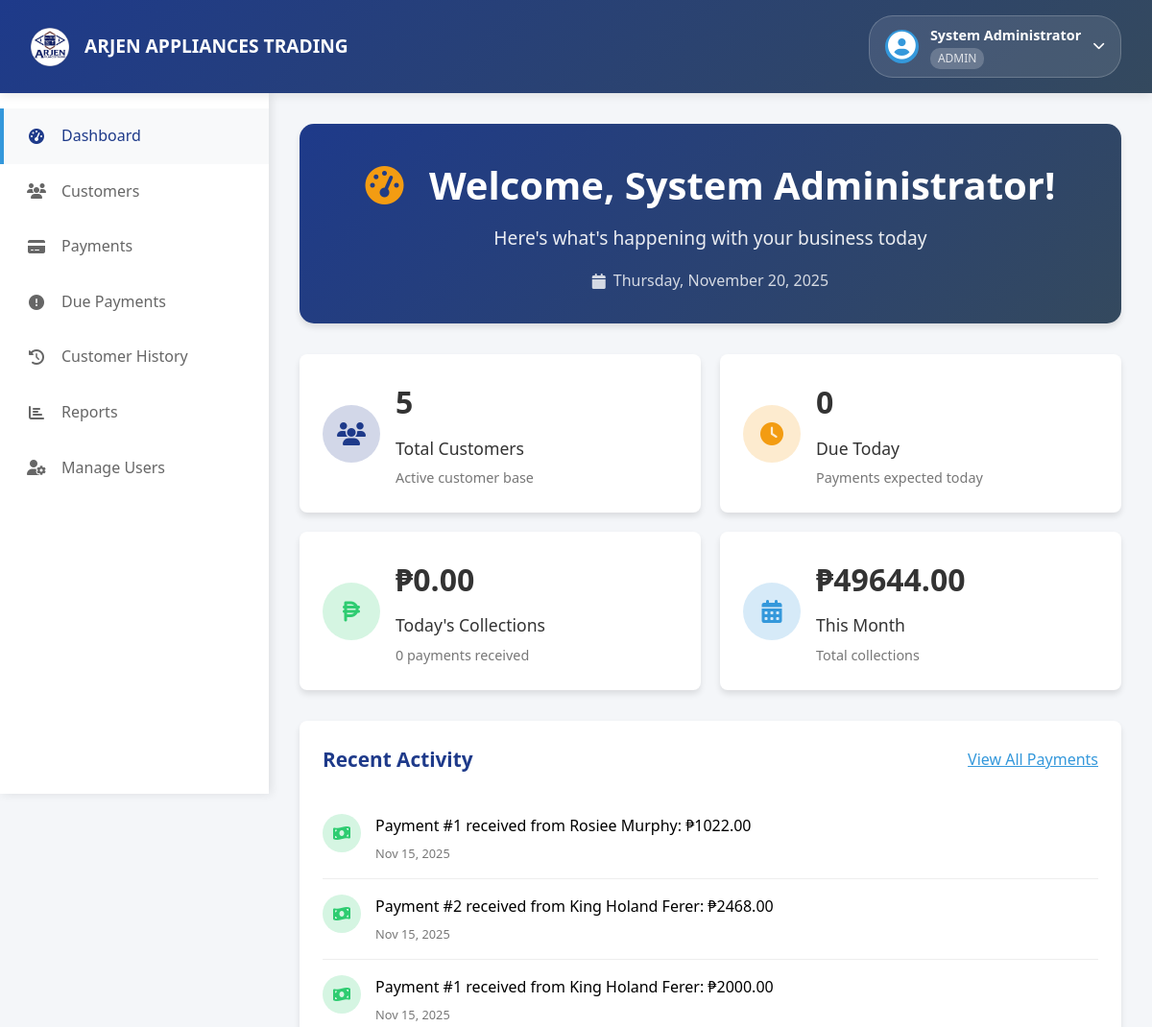
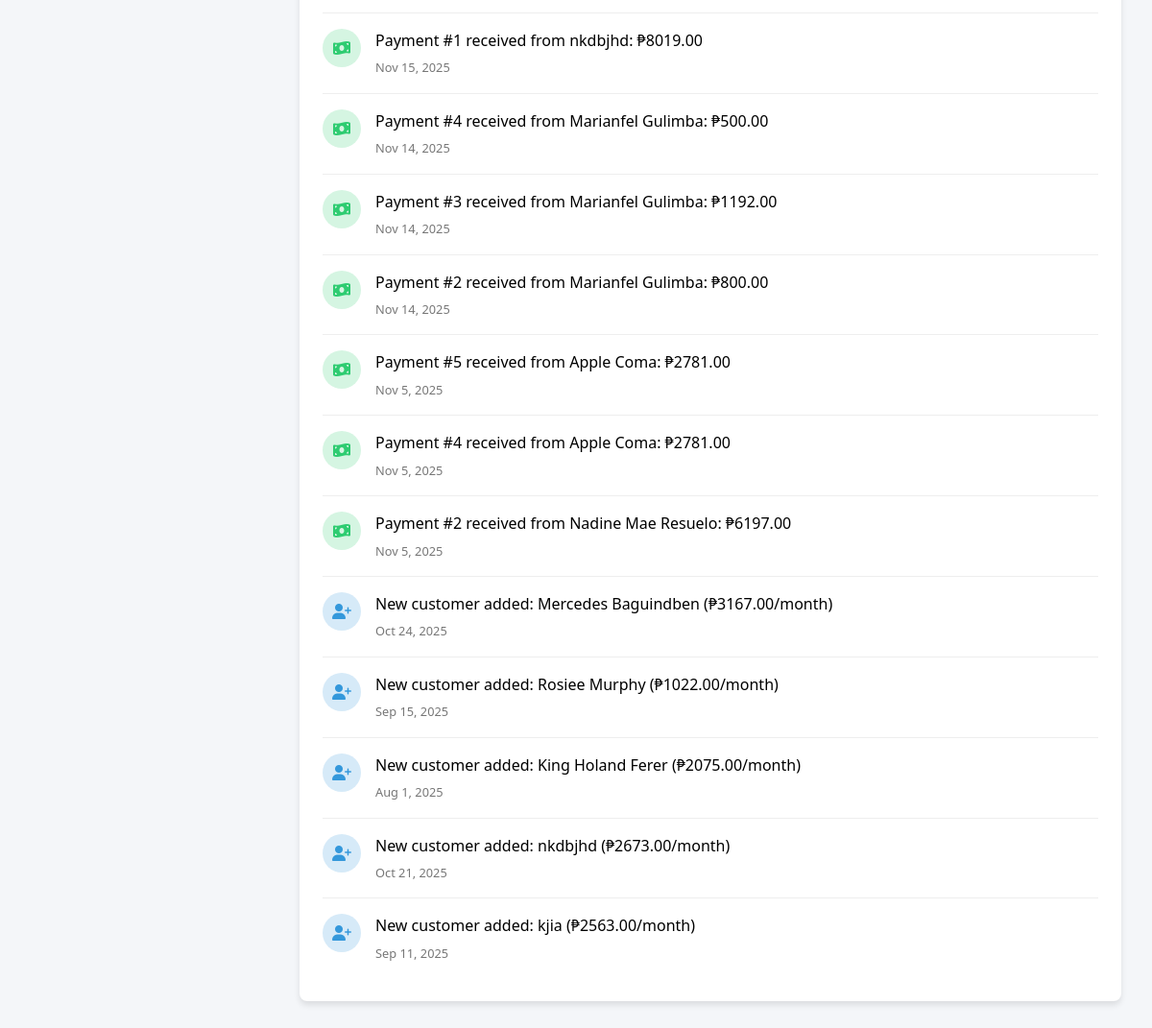
Page /dashboard/ (signed in) on the committed database (2 pictures, top to bottom).
### myapp/models.py (models this page shows, shortened)
class CustomUser(AbstractUser):
    ROLE_CHOICES = [
        ('admin', 'Admin'),
        ('staff', 'Staff'),
        ('customer', 'Customer'),
    ]
    STATUS_CHOICES = [
        ('active', 'Active'),
        ('inactive', 'Inactive'),
        ('pending', 'Pending'),
    ]
    full_name = models.CharField(max_length=100)
    phone = models.CharField(max_length=20, blank=True)
    role = models.CharField(max_length=10, choices=ROLE_CHOICES, default='customer')
    customer_id = models.IntegerField(null=True, blank=True)
    status = models.CharField(max_length=10, choices=STATUS_CHOICES, default='pending')
    last_login = models.DateTimeField(null=True, blank=True)
    created_at = models.DateTimeField(auto_now_add=True)
    updated_at = models.DateTimeField(auto_now=True)

class PaymentRecord(models.Model):
    customer = models.ForeignKey(Customer, on_delete=models.CASCADE, related_name='payment_records')
    customer_item = models.ForeignKey('CustomerItem', on_delete=models.CASCADE, null=True, blank=True, related_name='payments')
    payment_number = models.IntegerField(null=True, blank=True)
    payment_date = models.DateField(default=date.today)
    amount_paid = models.DecimalField(max_digits=10, decimal_places=2)
    payment_method = models.CharField(max_length=50, default='Cash')
    transaction_number = models.CharField(max_length=50, unique=True, null=True, blank=True)
    recorded_by = models.ForeignKey(CustomUser, on_delete=models.SET_NULL, null=True, blank=True)
    has_rebate = models.BooleanField(default=False)
    rebate_amount = models.DecimalField(max_digits=10, decimal_places=2, default=0)
    reference_id = models.IntegerField(null=True, blank=True)
    notes = models.TextField(blank=True)
    created_at = models.DateTimeField(auto_now_add=True)
    updated_at = models.DateTimeField(auto_now=True)
    class Meta:
        ordering = ['-payment_date', '-created_at']

class Customer(models.Model):
    STATUS_CHOICES = [
        ('active', 'Active'),
        ('fully_paid', 'Fully Paid'),
        ('pulled_out', 'Pulled Out'),
    ]
    customers_name = models.CharField(max_length=255)
    address = models.TextField()
    contact = models.CharField(max_length=50)
    date_delivered = models.DateField()
    item = models.CharField(max_length=255)
    monthly = models.DecimalField(max_digits=10, decimal_places=2)
    monthly_due = models.DecimalField(max_digits=10, decimal_places=2)
    term = models.IntegerField()  # Number of months
    rebates = models.DecimalField(max_digits=10, decimal_places=2, default=0)
    amount = models.DecimalField(max_digits=10, decimal_places=2)  # Total contract amount
    payments = models.DecimalField(max_digits=10, decimal_places=2, default=0)  # Total payments made
    downpayment = models.DecimalField(max_digits=10, decimal_places=2, default=0)
    status = models.CharField(max_length=15, choices=STATUS_CHOICES, default='active')
    completion_date = models.DateField(null=True, blank=True)
    created_at = models.DateTimeField(auto_now_add=True)
    updated_at = models.DateTimeField(auto_now=True)
    @property
    def payment_count(self):
        return self.payment_records.count()
    @property
    def next_due_date(self):
        if self.payment_count >= self.term:
            return None
        return self.date_delivered + relativedelta(months=self.payment_count + 1)
    @property
    def is_overdue(self):
        next_due = self.next_due_date
        if next_due and next_due < date.today():
            return True
        return False

### myapp/views.py (the view)
# urls.py: path('dashboard/', views.admin_dashboard, name='admin_dashboard'),
@login_required
def admin_dashboard(request):
    if request.user.role != 'admin':
        messages.error(request, 'Access denied')
        return redirect('index')
    total_customers = Customer.objects.filter(status='active').count()
    today = date.today()
    payments_due_today = 0
    for customer in Customer.objects.filter(status='active'):
        if customer.next_due_date == today:
            payments_due_today += 1
    today_payments = PaymentRecord.objects.filter(payment_date=today)
    today_collections = today_payments.aggregate(total=Sum('amount_paid'))['total'] or Decimal('0.00')
    today_payment_count = today_payments.count()
    month_start = today.replace(day=1)
    month_revenue = PaymentRecord.objects.filter(
        payment_date__gte=month_start,
        payment_date__lte=today
    ).aggregate(total=Sum('amount_paid'))['total'] or Decimal('0.00')
    overdue_customers = []
    for customer in Customer.objects.filter(status='active'):
        if customer.is_overdue:
            overdue_customers.append(customer)
    recent_payments = PaymentRecord.objects.select_related('customer').order_by('-created_at')[:10]
    recent_customers = Customer.objects.order_by('-created_at')[:5]
    context = {
        'total_customers': total_customers,
        'payments_due_today': payments_due_today,
        'today_collections': today_collections,
        'today_payment_count': today_payment_count,
        'month_revenue': month_revenue,
        'overdue_count': len(overdue_customers),
        'overdue_customers': overdue_customers[:10],
        'recent_payments': recent_payments,
        'recent_customers': recent_customers,
    }
    return render(request, 'dashboard/admin_main_dashboard.html', context)

### templates/dashboard/admin_main_dashboard.html (shortened to what this page needs)
{% load static %}
<!DOCTYPE html>
<html lang="en">
<head>
    <link rel="stylesheet" href="https://cdnjs.cloudflare.com/ajax/libs/font-awesome/6.4.0/css/all.min.css">
</head>
<body>
    <nav class="navbar">
        <div class="brand">
            <img src="{% static 'images/arjen_logo.png' %}" alt="Arjen Appliances Logo">
            <div class="brand-text">ARJEN APPLIANCES TRADING</div>
        </div>
        <div class="user-menu">
            {% include 'includes/user_profile_dropdown.html' %}
        </div>
    </nav>
    <div class="main-container">
        {% include 'includes/admin_sidebar.html' %}
        <main class="content">
            <div class="welcome-section">
                <div class="welcome-content">
                    <h1 class="welcome-title">
                        <i class="fas fa-tachometer-alt"></i> Welcome, {{ user.full_name|default:user.username }}!
                    </h1>
                    <p class="welcome-subtitle">Here's what's happening with your business today</p>
                    <div class="current-date">
                        <i class="fas fa-calendar"></i> {% now "l, F j, Y" %}
                    </div>
                </div>
            </div>
            <div class="dashboard-cards">
                <div class="card primary">
                    <div class="card-icon">
                        <i class="fas fa-users"></i>
                    </div>
                    <div class="card-content">
                        <h3>{{ total_customers|default:0 }}</h3>
                        <p>Total Customers</p>
                        <small>Active customer base</small>
                    </div>
                </div>
                <div class="card warning">
                    <div class="card-icon">
                        <i class="fas fa-clock"></i>
                    </div>
                    <div class="card-content">
                        <h3>{{ payments_due_today|default:0 }}</h3>
                        <p>Due Today</p>
                        <small>Payments expected today</small>
                    </div>
                </div>
                <div class="card success">
                    <div class="card-icon">
                        <i class="fas fa-peso-sign"></i>
                    </div>
                    <div class="card-content">
                        <h3>₱{{ today_collections|floatformat:2|default:"0.00" }}</h3>
                        <p>Today's Collections</p>
                        <small>{{ payment_count_today|default:0 }} payments received</small>
                    </div>
                </div>
                <div class="card info">
                    <div class="card-icon">
                        <i class="fas fa-calendar-alt"></i>
                    </div>
                    <div class="card-content">
                        <h3>₱{{ month_revenue|floatformat:2|default:"0.00" }}</h3>
                        <p>This Month</p>
                        <small>Total collections</small>
                    </div>
                </div>
            </div>
            <div class="recent-activity">
                <div class="activity-header">
                    <h2 class="activity-title">Recent Activity</h2>
                    <a href="{% url 'payments' %}" style="color: var(--secondary);">View All Payments</a>
                </div>
                <ul class="activity-list">
                    {% if recent_payments %}
                        {% for payment in recent_payments %}
                            <li class="activity-item">
                                <div class="activity-icon" style="background-color: rgba(46, 204, 113, 0.2); color: var(--success);">
                                    <i class="fas fa-money-bill-wave"></i>
                                </div>
                                <div class="activity-content">
                                    <div class="activity-desc">
                                        Payment #{{ payment.payment_number }} received from {{ payment.customer.customers_name }}: ₱{{ payment.amount_paid|floatformat:2 }}
                                    </div>
                                    <div class="activity-time">{{ payment.payment_date|date:"M j, Y" }}</div>
                                </div>
                            </li>
                        {% endfor %}
                    {% endif %}
                    {% if recent_customers %}
                        {% for customer in recent_customers %}
                            <li class="activity-item">
                                <div class="activity-icon" style="background-color: rgba(52, 152, 219, 0.2); color: var(--secondary);">
                                    <i class="fas fa-user-plus"></i>
                                </div>
                                <div class="activity-content">
                                    <div class="activity-desc">
                                        New customer added: {{ customer.customers_name }} (₱{{ customer.monthly_due|floatformat:2 }}/month)
                                    </div>
                                    <div class="activity-time">{{ customer.date_delivered|date:"M j, Y" }}</div>
                                </div>
                            </li>
                        {% endfor %}
                    {% endif %}
                </ul>
            </div>
        </main>
    </div>
</body>
</html>

### templates/includes/user_profile_dropdown.html (shortened to what this page needs)
<div class="user-profile-dropdown">
    <div class="user-info-display" onclick="toggleProfileDropdown()">
        <div class="user-avatar">
            <i class="fas fa-user-circle"></i>
        </div>
        <div class="user-details">
            <span class="user-name">{{ user.full_name|default:user.username }}</span>
            <span class="user-role">{{ user.role|upper }}</span>
        </div>
        <i class="fas fa-chevron-down dropdown-arrow"></i>
    </div>
</div>

### templates/dashboard/admin_main_dashboard.html (style rules this page uses)
* { margin: 0; padding: 0; box-sizing: border-box; font-family: 'Segoe UI', Tahoma, Geneva, Verdana, sans-serif; }
:root { --primary: #1e3a8a; --secondary: #3498db; --accent: #e74c3c; --light: #ecf0f1; --dark: #1e3a8a; --success: #2ecc71; --warning: #f39c12; --text: #333; --text-light: #777; --shadow: 0 4px 6px rgba(0, 0, 0, 0.1); --transition: all 0.3s ease; }
body { font-family: 'Segoe UI', Tahoma, Geneva, Verdana, sans-serif; background-color: #f4f6f9; line-height: 1.6; }
.navbar { background: linear-gradient(135deg, var(--primary), #34495e); color: white; padding: 1rem 2rem; display: flex; justify-content: space-between; align-items: center; box-shadow: 0 2px 10px rgba(0,0,0,0.1); position: sticky; top: 0; z-index: 1000; gap: 0.75rem; flex-wrap: wrap; }
.brand { display: flex; align-items: center; gap: 1rem; }
.brand img { height: 40px; width: auto; }
.brand-text { font-size: 1.2rem; font-weight: 600; }
.user-menu { display: flex; align-items: center; gap: 1rem; }
.user-avatar { width: 35px; height: 35px; background: var(--secondary); border-radius: 50%; display: flex; align-items: center; justify-content: center; font-weight: 600; font-size: 0.9rem; }
.main-container { display: flex; min-height: calc(100vh - 70px); }
.content { flex: 1; padding: 2rem; background: #f4f6f9; }
.welcome-section { background: linear-gradient(135deg, var(--primary), #34495e); color: white; padding: 2rem; border-radius: 15px; margin-bottom: 2rem; box-shadow: var(--shadow); }
.welcome-content { text-align: center; }
.welcome-title { font-size: 2.5rem; margin-bottom: 0.5rem; font-weight: 600; }
.welcome-title i { color: #f39c12; margin-right: 1rem; }
.welcome-subtitle { font-size: 1.2rem; margin-bottom: 1rem; opacity: 0.9; }
.current-date { font-size: 1rem; opacity: 0.8; display: flex; align-items: center; justify-content: center; gap: 0.5rem; }
.dashboard-cards { display: grid; grid-template-columns: repeat(auto-fill, minmax(280px, 1fr)); gap: 20px; margin-bottom: 2rem; }
.card { background-color: white; border-radius: 8px; padding: 1.5rem; box-shadow: var(--shadow); transition: var(--transition); display: flex; align-items: center; gap: 1rem; }
.card.primary .card-icon { background-color: rgba(30, 58, 138, 0.2); color: var(--primary); }
.card.success .card-icon { background-color: rgba(46, 204, 113, 0.2); color: var(--success); }
.card.warning .card-icon { background-color: rgba(243, 156, 18, 0.2); color: var(--warning); }
.card.info .card-icon { background-color: rgba(52, 152, 219, 0.2); color: var(--secondary); }
.card-icon { width: 60px; height: 60px; border-radius: 50%; display: flex; align-items: center; justify-content: center; font-size: 1.5rem; flex-shrink: 0; }
.card-content h3 { font-size: 2rem; font-weight: bold; margin-bottom: 0.5rem; color: var(--text); }
.card-content p { font-size: 1.1rem; color: var(--text); margin-bottom: 0.25rem; }
.card-content small { color: var(--text-light); font-size: 0.9rem; }
.recent-activity { background-color: white; border-radius: 8px; padding: 1.5rem; box-shadow: var(--shadow); }
.activity-header { display: flex; justify-content: space-between; align-items: center; margin-bottom: 1.5rem; }
.activity-title { font-size: 1.3rem; color: var(--dark); }
.activity-list { list-style: none; }
.activity-item { padding: 1rem 0; border-bottom: 1px solid #eee; display: flex; gap: 15px; }
.activity-item:last-child { border-bottom: none; }
.activity-icon { width: 40px; height: 40px; border-radius: 50%; display: flex; align-items: center; justify-content: center; flex-shrink: 0; }
.activity-content { flex: 1; }
.activity-desc { margin-bottom: 0.3rem; }
.activity-time { font-size: 0.8rem; color: var(--text-light); }

### templates/includes/user_profile_dropdown.html (style rules this page uses)
.user-profile-dropdown { position: relative; display: inline-block; }
.user-info-display { display: flex; align-items: center; gap: 0.75rem; padding: 0.5rem 1rem; background: rgba(255, 255, 255, 0.1); border-radius: 25px; cursor: pointer; transition: all 0.3s ease; border: 1px solid rgba(255, 255, 255, 0.2); }
.user-avatar i { font-size: 1.8rem; color: white; }
.user-details { display: flex; flex-direction: column; align-items: flex-start; }
.user-name { font-weight: 600; color: white; font-size: 0.9rem; }
.user-role { font-size: 0.75rem; color: rgba(255, 255, 255, 0.8); background: rgba(255, 255, 255, 0.2); padding: 0.1rem 0.5rem; border-radius: 10px; margin-top: 0.1rem; }
.dropdown-arrow { color: white; font-size: 0.8rem; transition: transform 0.3s ease; }

### rows in the picture
CustomUser: full_name "System Administrator", role "ADMIN"
PaymentRecord: payment_number "1", customer.customers_name "Rosiee Murphy", amount_paid "1022.00", payment_date "Nov 15, 2025"
PaymentRecord: payment_number "2", customer.customers_name "King Holand Ferer", amount_paid "2468.00", payment_date "Nov 15, 2025"
PaymentRecord: payment_number "1", customer.customers_name "King Holand Ferer", amount_paid "2000.00", payment_date "Nov 15, 2025"
PaymentRecord: payment_number "1", customer.customers_name "nkdbjhd", amount_paid "8019.00", payment_date "Nov 15, 2025"
PaymentRecord: payment_number "4", customer.customers_name "Marianfel Gulimba", amount_paid "500.00", payment_date "Nov 14, 2025"
PaymentRecord: payment_number "3", customer.customers_name "Marianfel Gulimba", amount_paid "1192.00", payment_date "Nov 14, 2025"
PaymentRecord: payment_number "2", customer.customers_name "Marianfel Gulimba", amount_paid "800.00", payment_date "Nov 14, 2025"
PaymentRecord: payment_number "5", customer.customers_name "Apple Coma", amount_paid "2781.00", payment_date "Nov 5, 2025"
PaymentRecord: payment_number "4", customer.customers_name "Apple Coma", amount_paid "2781.00", payment_date "Nov 5, 2025"
PaymentRecord: payment_number "2", customer.customers_name "Nadine Mae Resuelo", amount_paid "6197.00", payment_date "Nov 5, 2025"
Customer: customers_name "Mercedes Baguindben", monthly_due "3167.00", date_delivered "Oct 24, 2025"
Customer: customers_name "Rosiee Murphy", monthly_due "1022.00", date_delivered "Sep 15, 2025"
Customer: customers_name "King Holand Ferer", monthly_due "2075.00", date_delivered "Aug 1, 2025"
Customer: customers_name "nkdbjhd", monthly_due "2673.00", date_delivered "Oct 21, 2025"
Customer: customers_name "kjia", monthly_due "2563.00", date_delivered "Sep 11, 2025"

### other values in the picture
{{ total_customers|default:0 }} "5"
{{ payments_due_today|default:0 }} "0"
{{ today_collections|floatformat:2|default:"0.00" }} "0.00"
{{ payment_count_today|default:0 }} "0"
{{ month_revenue|floatformat:2|default:"0.00" }} "49644.00"
